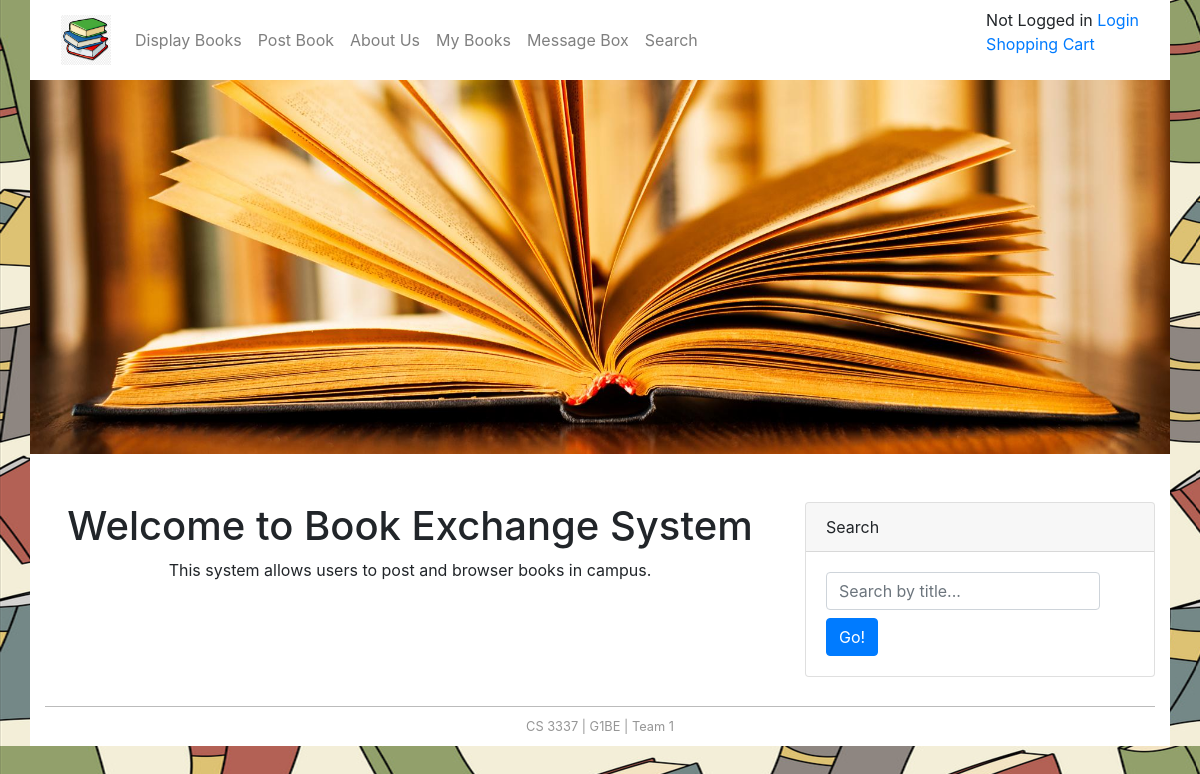
The page / on the database its author committed.
### bookMng/models.py (models this page shows, shortened)
class MainMenu(models.Model):
    item = models.CharField(max_length=200, unique=True)
    link = models.CharField(max_length=200, unique=True)

### bookMng/views.py (the view)
# urls.py: path('', views.index, name='index'),
def index(request):
    return render(request,
                  'bookMng/index.html',
                  {
                      'item_list': MainMenu.objects.all()
                  })

### bookEx/templates/bookMng/index.html
{% extends "base.html" %}
{% load static %}
{% block content %}
<h1 align="center"> Welcome to Book Exchange System</h1>
<p align="center"> This system allows users to post and browser books in campus. </p>
{% endblock content %}

### bookEx/templates/base.html (shortened to what this page needs)
{% load static %}
<!DOCTYPE html>
<html lang="en">
<head>
    <link href="{% static 'main1.css' %}" rel="stylesheet" type="text/css">
    <link rel="stylesheet" href="https://stackpath.bootstrapcdn.com/bootstrap/4.3.1/css/bootstrap.min.css">
</head>
<body>
<div class="container">
        <nav class="navbar sticky-top navbar-expand-lg navbar-light" style = "background-color: #ffffff;">
            <a class="navbar-brand" href="\">
             <img src="{% static 'logo.jpg' %}" width="50" height="50" alt="" />
            </a>
            <div class="collapse navbar-collapse" id="navbarNav">
                <ul class="navbar-nav">
                 {% for item in item_list %}
                    <li class="nav-item">
                    <a class="nav-link" href="{{ item.link }}"> {{ item.item }} </a>
                    </li>
                    {% endfor %}
                </ul>
            </div>
            <span style="float: right; align: right;">
                    {% if user.is_authenticated %}
                       {{ user.username }}
                       <a href="{% url 'my_logout' %}?next=/">Logout</a>
                    {% else %}
                       Not Logged in
                       <a href="{% url 'login' %}?next=/">Login</a>
                    {% endif %}
                <p>
                                <a href="{% url 'purchase' %}"> Shopping Cart </a></p>
                    </span>
        </nav>
        <div id="topbanner" class="row">
            <img src="{% static 'topbanner.jpg' %}" class="img-fluid" alt="" />
        </div>
        <div class="row mt-5">
            <div class="col-8">
                {% block content %}
                {% endblock content %}
            </div>
            <div class="col-4">
                    <div class="card mb-4">
                        <div class="card-header">Search</div>
                        <div class="card-body">
                            <div class="input-group">
                                <form action="{% url 'searchresults' %}" method="get">
                                <input class="form-control mb-2" name = 'q' type="text" placeholder="Search by title..." />
                                <button class="btn btn-primary" id="button-search" type="submit">Go!</button>
                                </form>
                            </div>
                        </div>
                    </div>
            </div>
        </div>
    <footer id="footer"> CS 3337 | G1BE | Team 1</footer>
</div>
</body>
</html>

### bookEx/static/main1.css (style rules this page uses)
body { background-image: url("book_wallpaper.png"); background-repeat: round; }
.container { background-color: #ffffff !important; }
#footer { text-align: center; font-size: 0.8em; margin-top: 5px; padding-top: 10px; padding-bottom: 10px; background-color: #FFFFFF; border-top: thin solid #BBBBBB; clear: both; color: #969696; }

### rows shown on the page
MainMenu: item "Display Books"
MainMenu: item "Post Book"
MainMenu: item "About Us"
MainMenu: item "My Books"
MainMenu: item "Message Box"
MainMenu: item "Search"
